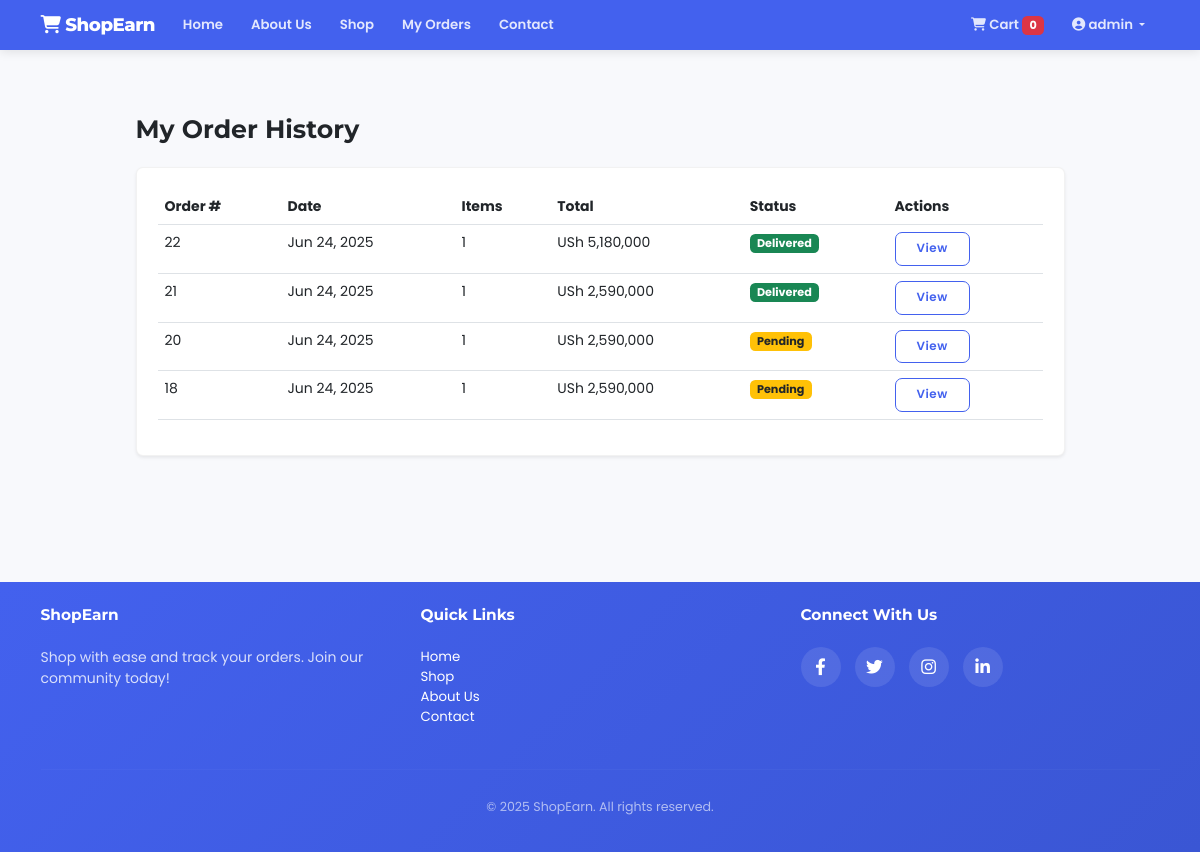
Screenshot of /orders/history/ (signed in) with the database file from the repository.
### shop_accounts/models.py (models this page shows, shortened)
class User(AbstractUser):
    COUNTRY_CHOICES = [
        ('RW', 'Rwanda (RWF)'),
        ('BI', 'Burundi (BIF)'),
        ('KE', 'Kenya (KES)'),
        ('UG', 'Uganda (UGX)'),
        ('CD', 'DR Congo (CDF)'),
        ('TZ', 'Tanzania (TZS)'),
    ]
    phone_number = models.CharField(max_length=20, blank=True)
    date_of_birth = models.DateField(null=True, blank=True)
    profile_picture = models.ImageField(upload_to='profile_pictures/', null=True, blank=True)
    join_date = models.DateField(default=timezone.now)
    country = models.CharField(max_length=2, choices=COUNTRY_CHOICES, blank=True, null=True)
    class Meta:
        verbose_name = 'user'
        verbose_name_plural = 'users'

### shop_orders/models.py (models this page shows, shortened)
class Order(models.Model):
    PENDING = 'PENDING'
    PROCESSING = 'PROCESSING'
    SHIPPED = 'SHIPPED'
    DELIVERED = 'DELIVERED'
    CANCELLED = 'CANCELLED'
    REFUNDED = 'REFUNDED'
    STATUS_CHOICES = [
        (PENDING, 'Pending'),
        (PROCESSING, 'Processing'),
        (SHIPPED, 'Shipped'),
        (DELIVERED, 'Delivered'),
        (CANCELLED, 'Cancelled'),
        (REFUNDED, 'Refunded'),
    ]
    user = models.ForeignKey(settings.AUTH_USER_MODEL, on_delete=models.CASCADE, related_name='orders')
    first_name = models.CharField(max_length=100)
    last_name = models.CharField(max_length=100)
    email = models.EmailField()
    phone = models.CharField(max_length=20, blank=True)
    address = models.CharField(max_length=250)
    city = models.CharField(max_length=100)
    state = models.CharField(max_length=100)
    postal_code = models.CharField(max_length=20)
    country = models.CharField(max_length=100)
    status = models.CharField(max_length=20, choices=STATUS_CHOICES, default=PENDING)
    shipping_cost = models.DecimalField(max_digits=10, decimal_places=2, default=0.00)
    total_price = models.DecimalField(max_digits=10, decimal_places=2)
    PAYMENT_METHOD_CHOICES = [
        ('', 'Select Payment Method'),
        ('MTN_MOBILE_MONEY', 'MTN Mobile Money'),
        ('AIRTEL_MONEY', 'Airtel Money'),
        ('CARD', 'Card'),
        ('CASH', 'Cash'),
    ]
    payment_method = models.CharField(max_length=50, blank=True, null=True, choices=PAYMENT_METHOD_CHOICES, default='')
    transaction_id = models.CharField(max_length=100, blank=True, help_text="Transaction ID (TxId) for Mobile Money payments")
    payment_proof = models.ImageField(upload_to='payment_proofs/', blank=True, null=True, help_text="Upload payment proof (screenshot)")
    card_number = models.CharField(max_length=19, blank=True, help_text="Credit card number (last 4 digits only)")
    card_expiry = models.CharField(max_length=5, blank=True, help_text="Credit card expiry date (MM/YY)")
    card_name = models.CharField(max_length=100, blank=True, help_text="Name on credit card")
    paid = models.BooleanField(default=False)
    created_at = models.DateTimeField(auto_now_add=True)
    updated_at = models.DateTimeField(auto_now=True)
    paid_at = models.DateTimeField(null=True, blank=True)
    shipped_at = models.DateTimeField(null=True, blank=True)
    delivered_at = models.DateTimeField(null=True, blank=True)
    class Meta:
        ordering = ['-created_at']

### dashboard_finances/models.py (models this page shows, shortened)
class ExchangeRate(models.Model):
    CURRENCY_CHOICES = [
        ('RWF', 'Rwandan Franc'),
        ('BIF', 'Burundian Franc'),
        ('KES', 'Kenyan Shilling'),
        ('UGX', 'Ugandan Shilling'),
        ('CDF', 'Congolese Franc'),
        ('TZS', 'Tanzanian Shilling'),
        ('USD', 'US Dollar'),
    ]
    COUNTRY_TO_CURRENCY = {
        'RW': 'RWF',
        'BI': 'BIF',
        'KE': 'KES',
        'UG': 'UGX',
        'CD': 'CDF',
        'TZ': 'TZS',
    }
    CURRENCY_SYMBOLS = {
        'RWF': 'FRw',
        'BIF': 'FBu',
        'KES': 'KSh',
        'UGX': 'USh',
        'CDF': 'FC',
        'TZS': 'TSh',
        'USD': '$',
    }
    currency_code = models.CharField(max_length=3, choices=CURRENCY_CHOICES, unique=True)
    exchange_rate = models.DecimalField(
        max_digits=12,
        decimal_places=4,
        help_text="Exchange rate from USD (1 USD = X local currency)"
    )
    last_updated = models.DateTimeField(default=timezone.now)
    is_active = models.BooleanField(default=True)
    @classmethod
    def get_rate(cls, currency_code):
        cache_key = f'exchange_rate_{currency_code}'
        rate = cache.get(cache_key)
        if rate is None:
            try:
                exchange_rate = cls.objects.get(currency_code=currency_code, is_active=True)
                rate = exchange_rate.exchange_rate
                cache.set(cache_key, rate, 60*60*24)
            except cls.DoesNotExist:
                rate = Decimal('1.0')
        return rate
    @classmethod
    def get_currency_for_country(cls, country_code):
        return cls.COUNTRY_TO_CURRENCY.get(country_code, 'USD')
    @classmethod
    def get_currency_symbol(cls, currency_code):
        return cls.CURRENCY_SYMBOLS.get(currency_code, '$')
    @classmethod
    def convert_price(cls, price_usd, country_code=None, currency_code=None):
        if not currency_code and country_code:
            currency_code = cls.get_currency_for_country(country_code)
        if not currency_code:
            currency_code = 'USD'
        rate = cls.get_rate(currency_code)
        converted_price = Decimal(price_usd) * rate
        currency_symbol = cls.get_currency_symbol(currency_code)
        return (converted_price, currency_symbol, currency_code)

### shop_orders/views.py (the view)
# urls.py: path('history/', views.order_history, name='order_history'),
@login_required
def order_history(request):
    orders = Order.objects.filter(user=request.user).order_by('-created_at')
    context = {
        'orders': orders
    }
    return render(request, 'orders/order_history.html', context)

### templates/orders/order_history.html (shortened to what this page needs)
{% extends 'base/base.html' %}
{% load static %}
{% load product_filters %}
{% block content %}
<div class="container my-5">
    <div class="row">
        <div class="col-lg-10 mx-auto">
            <h1 class="mb-4">My Order History</h1>
            {% if orders %}
                <div class="card shadow-sm mb-4">
                    <div class="card-body">
                        <div class="table-responsive">
                            <table class="table table-hover">
                                <thead>
                                    <tr>
                                        <th>Order #</th>
                                        <th>Date</th>
                                        <th>Items</th>
                                        <th>Total</th>
                                        <th>Status</th>
                                        <th>Actions</th>
                                    </tr>
                                </thead>
                                <tbody>
                                    {% for order in orders %}
                                        <tr>
                                            <td>{{ order.id }}</td>
                                            <td>{{ order.created_at|date:"M d, Y" }}</td>
                                            <td>{{ order.items.count }}</td>
                                            <td>{% display_price order.total_price user.country %}</td>
                                            <td>
                                                {% if order.status == 'PENDING' %}
                                                    <span class="badge bg-warning text-dark">Pending</span>
                                                {% elif order.status == 'PROCESSING' %}
                                                    <span class="badge bg-info">Processing</span>
                                                {% elif order.status == 'SHIPPED' %}
                                                    <span class="badge bg-primary">Shipped</span>
                                                {% elif order.status == 'DELIVERED' %}
                                                    <span class="badge bg-success">Delivered</span>
                                                {% elif order.status == 'CANCELLED' %}
                                                    <span class="badge bg-danger">Cancelled</span>
                                                {% else %}
                                                    <span class="badge bg-secondary">{{ order.get_status_display }}</span>
                                                {% endif %}
                                            </td>
                                            <td>
                                                <a href="{% url 'shop_orders:order_detail' order.id %}" class="btn btn-sm btn-outline-primary">View</a>
                                            </td>
                                        </tr>
                                    {% endfor %}
                                </tbody>
                            </table>
                        </div>
                    </div>
                </div>
            {% endif %}
        </div>
    </div>
</div>
{% endblock %}

### templates/base/base.html (shortened to what this page needs)
<!DOCTYPE html>
<html lang="en">
<head>
    <link href="https://cdn.jsdelivr.net/npm/bootstrap@5.3.0/dist/css/bootstrap.min.css" rel="stylesheet">
    <link rel="stylesheet" href="https://cdnjs.cloudflare.com/ajax/libs/font-awesome/6.4.0/css/all.min.css">
    {% load static %}
    <link rel="stylesheet" href="{% static 'css/style.css' %}">
    <link rel="stylesheet" href="{% static 'css/alibaba-font.css' %}">
    <link rel="stylesheet" href="https://cdnjs.cloudflare.com/ajax/libs/aos/2.3.4/aos.css" />
    <link rel="stylesheet" href="https://cdnjs.cloudflare.com/ajax/libs/animate.css/4.1.1/animate.min.css" />
</head>
<body>
    <nav class="navbar navbar-expand-lg navbar-dark sticky-top" style="background-color: #4361ee;">
        <div class="container">
            <a class="navbar-brand" href="/">
                <i class="fas fa-shopping-cart"></i> ShopEarn
            </a>
            <div class="collapse navbar-collapse" id="navbarNav">
                <ul class="navbar-nav me-auto">
                    <li class="nav-item">
                        <a class="nav-link" href="/">Home</a>
                    </li>
                    <li class="nav-item">
                        <a class="nav-link" href="/accounts/about/">About Us</a>
                    </li>
                    <li class="nav-item">
                        <a class="nav-link" href="/products/">Shop</a>
                    </li>
                    {% if user.is_authenticated %}
                    <li class="nav-item">
                        <a class="nav-link" href="/orders/history/">My Orders</a>
                    </li>
                    {% endif %}
                    <li class="nav-item">
                        <a class="nav-link" href="/accounts/contact/">Contact</a>
                    </li>
                </ul>
                <ul class="navbar-nav ms-auto">
                    <li class="nav-item">
                        <a class="nav-link" href="/orders/cart/">
                            <i class="fas fa-shopping-cart"></i> Cart
                            <span class="badge bg-danger">
                                {% if cart_count %}{{ cart_count }}{% else %}0{% endif %}
                            </span>
                        </a>
                    </li>
                    {% if user.is_authenticated %}
                        <li class="nav-item dropdown">
                            <a class="nav-link dropdown-toggle" href="#" id="navbarDropdown" role="button" data-bs-toggle="dropdown">
                                <i class="fas fa-user-circle"></i> {{ user.username }}
                            </a>
                        </li>
                    {% endif %}
                </ul>
            </div>
        </div>
    </nav>
    <main class="py-4 position-relative">
        {% block content %}{% endblock %}
    </main>
    <footer class="text-white py-4 mt-5" style="background-color: #212529;">
        <div class="container">
            <div class="row">
                <div class="col-md-4">
                    <h5>ShopEarn</h5>
                    <p>Shop with ease and track your orders. Join our community today!</p>
                </div>
                <div class="col-md-4">
                    <h5>Quick Links</h5>
                    <ul class="list-unstyled">
                        <li><a href="/" class="text-white">Home</a></li>
                        <li><a href="/products/" class="text-white">Shop</a></li>
                        <li><a href="/accounts/about/" class="text-white">About Us</a></li>
                        <li><a href="/accounts/contact/" class="text-white">Contact</a></li>
                    </ul>
                </div>
                <div class="col-md-4">
                    <h5>Connect With Us</h5>
                    <div class="social-icons">
                        <a href="#" class="text-white me-2"><i class="fab fa-facebook-f"></i></a>
                        <a href="#" class="text-white me-2"><i class="fab fa-twitter"></i></a>
                        <a href="#" class="text-white me-2"><i class="fab fa-instagram"></i></a>
                        <a href="#" class="text-white me-2"><i class="fab fa-linkedin-in"></i></a>
                    </div>
                </div>
            </div>
            <hr>
            <div class="text-center">
                <p>&copy; {% now "Y" %} ShopEarn. All rights reserved.</p>
            </div>
        </div>
    </footer>
</body>
</html>

### rows the page displays
User: username "admin"
Order: id "22", created_at "Jun 24, 2025", items.count "1", total_price.exchange_rate "USh 5,180,000", status "Delivered"
Order: id "21", created_at "Jun 24, 2025", items.count "1", total_price.exchange_rate "USh 2,590,000", status "Delivered"
Order: id "20", created_at "Jun 24, 2025", items.count "1", total_price.exchange_rate "USh 2,590,000", status "Pending"
Order: id "18", created_at "Jun 24, 2025", items.count "1", total_price.exchange_rate "USh 2,590,000", status "Pending"
